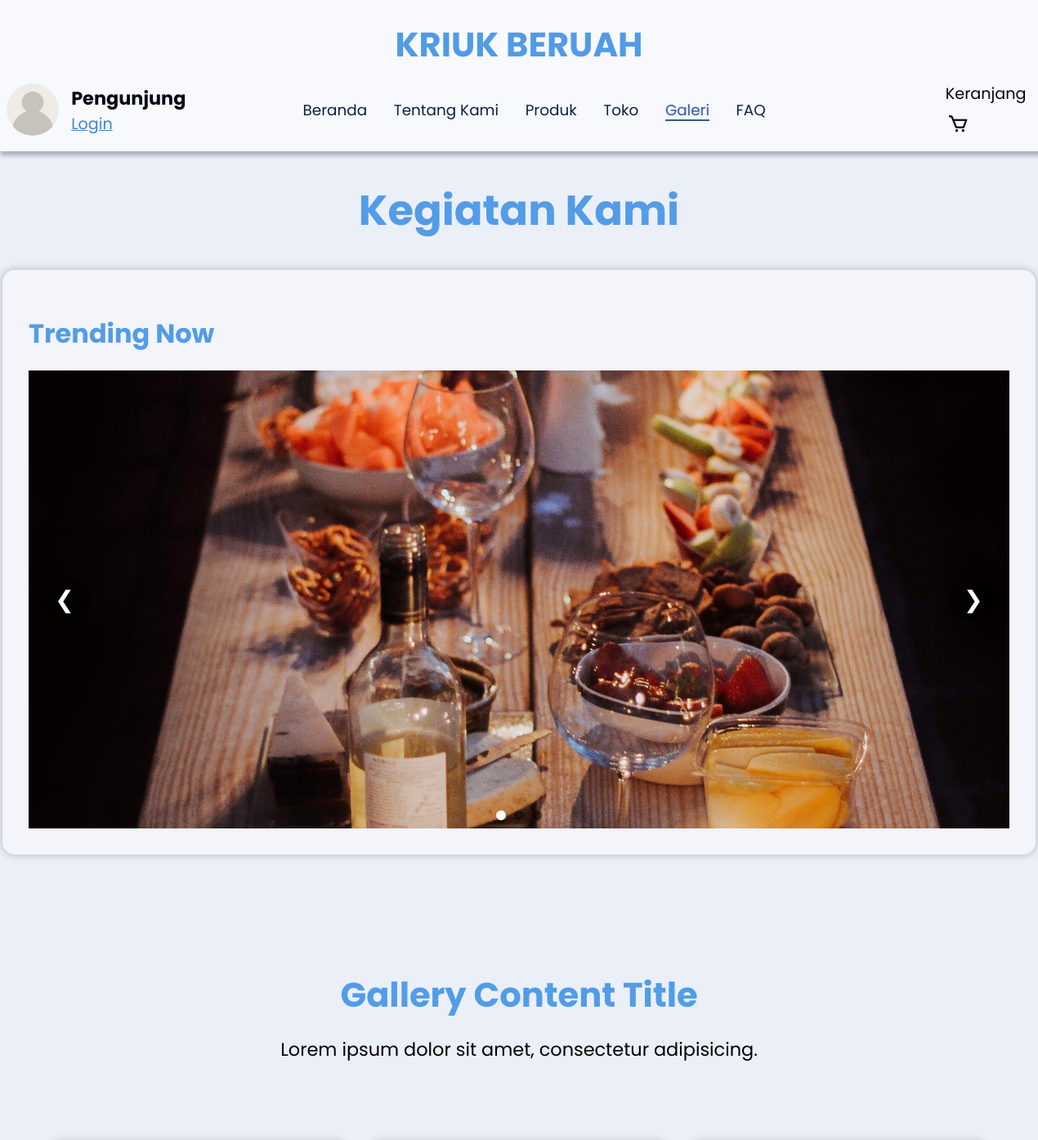
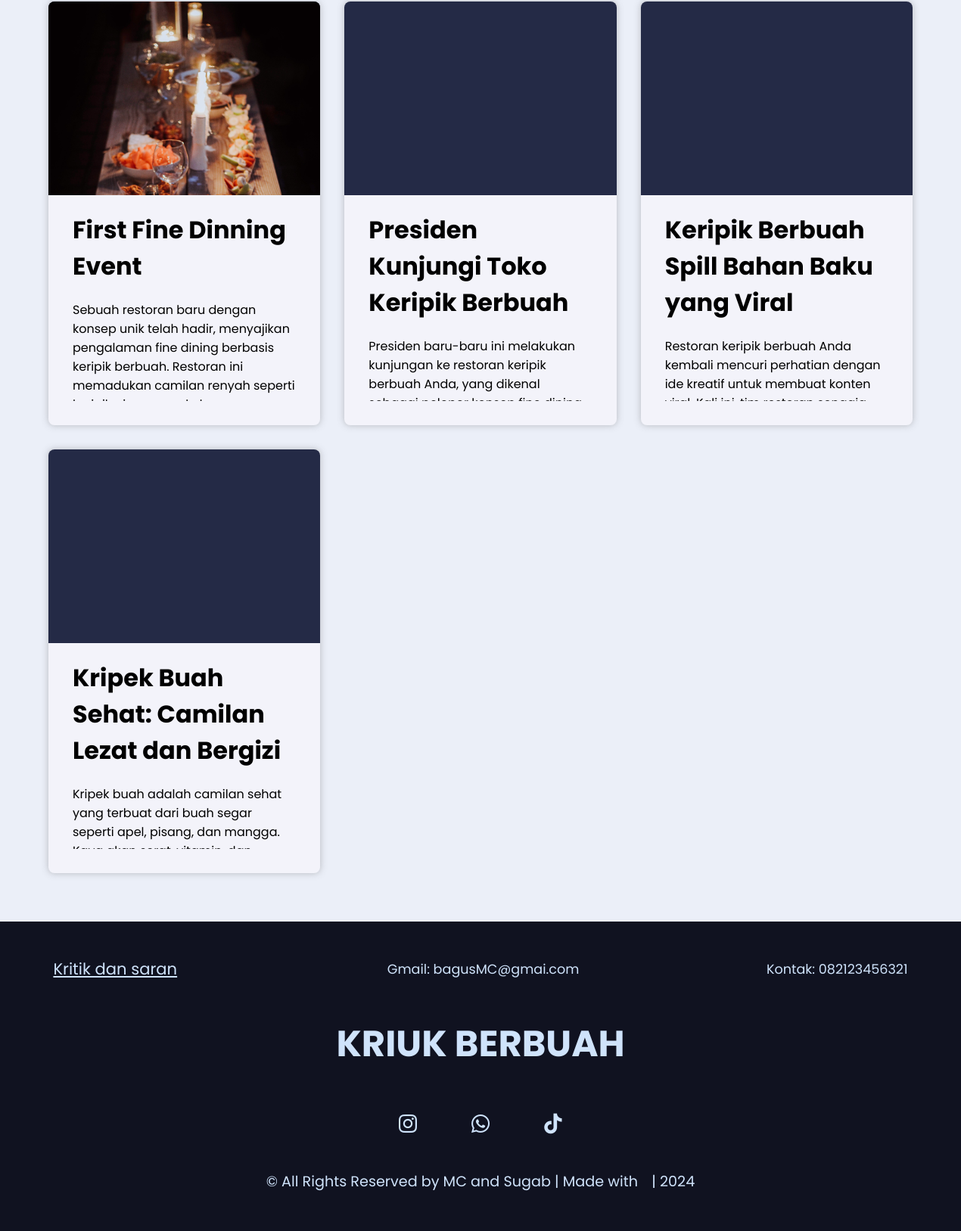
Screenshot of /Gallery/gallery.php with the database file from the repository (2 pictures, top to bottom).
### tables this page shows
CREATE TABLE `gallery` (
  `id` int(60) NOT NULL,
  `title` varchar(100) NOT NULL,
  `article` longtext NOT NULL,
  `image` varchar(250) NOT NULL,
  `trending` tinyint(1) NOT NULL
);

### Gallery/gallery.php (the view, shortened to what this page needs)
<!doctype html>
<html lang="en">
<head>
    <link rel="stylesheet" href="galleryStyle.css">
    <link rel="stylesheet" href="../HeaderPackage/headerStyle.css">
    <link rel="stylesheet" href="../Footer/footerPageStyle.css">
</head>
<body>
    <?php
    include_once '../HeaderPackage/headerPage.php';
    include_once '../HeaderPackage/navigationPage.php';
    ?>
    <div id="wrapper">
        <div id="galleryContainer">
            <div id="galleryTitle">
                <h1> Kegiatan Kami </h1>
            </div>
            <div id="trendingTopicContainer">
                <div id="trendingContainerTitle">
                    <h1> Trending Now </h1>
                </div>
                <div id="trendingContent">
                    <div class="topTrendingImageWrapper">
                        <?php
                        $connection = getConnection();
                        $sql = "SELECT * FROM gallery WHERE trending = 1";
                        $statement = $connection->prepare($sql);
                        $statement->execute();
                        while ($row = $statement->fetch(PDO::FETCH_ASSOC)) {
                            ?>
                            <div class="topTrendingImage">
                                <img src="<?php echo $row["image"] ?>" alt="Event">
                            </div>
                            <?php
                        }
                        ?>
                    </div>
                    <div class="trendingNavigation">
                        <button class="prevTrendingImage">❮</button>
                        <button class="nextTrendingImage">❯</button>
                    </div>
                    <div class="dots"></div>
                </div>
            </div>
            <div id="galleryContentTitle">
                <h1> Gallery Content Title </h1>
                <p> Lorem ipsum dolor sit amet, consectetur adipisicing. </p>
            </div>
            <div id="galleryContent">
                <?php
                $connection = getConnection();
                $sql = "SELECT * FROM gallery;";
                $statement = $connection->prepare($sql);
                $statement->execute();
                while ($row = $statement->fetch(PDO::FETCH_ASSOC)) {
                ?>
                    <div class="contentContainer">
                        <div class="contentImage">
                            <img src="<?php echo $row["image"] ?>" alt="">
                        </div>
                        <div class="mainContent">
                            <div class="contentTitle">
                                <h1> <?php echo $row["title"] ?> </h1>
                            </div>
                            <div class="contentParagraph">
                                <p> <?php echo $row["article"] ?> </p>
                            </div>
                        </div>
                    </div>
                <?php
                }
                ?>
            </div>
        </div>
    </div>
    <?php
    include_once '../Footer/footerPage.php';
    ?>
</body>
</html>

### Gallery/galleryStyle.css (style rules this page uses)
* { font-family: "Poppins", Arial, Helvetica, sans-serif; }
body { width: 100%; height: 100%; margin: 0; padding: 0; overflow-x: hidden; background-color: #ebeff8; }
#galleryContainer { display: flex; flex-direction: column; align-items: center; }
#galleryTitle { font-size: 1.6em; color: #529ce8; }
#trendingTopicContainer { width: fit-content; display: flex; flex-direction: column; background-color: #f4f4fb; border-radius: 15px; box-shadow: 0 0 10px rgba(79, 79, 82, 0.38); padding: 2em; overflow: hidden; position: relative; }
#trendingContent { width: 100%; max-width: 75em; min-width: 75em; height: 100%; background-color: #242a46; position: relative; overflow: hidden; box-sizing: border-box; display: flex; align-items: center; justify-content: center; }
#trendingContainerTitle { position: relative; color: #529ce8; }
#trendingContent { width: fit-content; }
.topTrendingImageWrapper { display: flex; transition: transform 0.5s ease-in-out; width: 100%; position: relative; }
.topTrendingImage { width: 100%; height: 35em; position: relative; flex-shrink: 0; transition: ease-in-out .5s; }
.topTrendingImage img { width: 100%; height: 100%; object-fit: cover; }
.topTrendingImage { background-color: #242a46; }
.trendingNavigation { position: absolute; top: 50%; width: 98%; display: flex; justify-content: space-between; transform: translateY(-50%); margin: 0 20px; pointer-events: none; }
.trendingNavigation button { background-color: rgba(0, 0, 0, 0.5); border: none; color: white; padding: 5px 20px; cursor: pointer; border-radius: 50%; transition: background-color 0.3s; font-size: 1.8em; pointer-events: all; }
.dots { position: absolute; bottom: 10px; width: 100%; display: flex; justify-content: center; gap: 10px; }
#galleryContentTitle { margin-top: 7em; text-align: center; }
#galleryContentTitle h1 { font-size: 2.6em; color: #529ce8; }
#galleryContentTitle p { font-size: 1.4em; position: relative; top: -10px; }
#galleryContent { display: grid; grid-template-columns: repeat(3, 1fr); gap: 2em; margin: 4em; }
.contentContainer { background-color: #f3f3fa; height: 35em; border-radius: 8px; box-shadow: 0 0 10px rgba(79, 79, 82, 0.34); overflow: hidden; }
.contentImage { width: 100%; height: 16em; background-color: #242a46; overflow: hidden; display: flex; flex-direction: column; }
.contentImage img { width: 100%; }
.contentTitle, .contentParagraph { padding: 0 2em; }
.mainContent { position: relative; width: 100%; height: 45%; overflow-y: scroll; padding: 0 0 20px 0; flex: 1; }

### rows the page displays
gallery: image (picture), title "First Fine Dinning Event", article "Sebuah restoran baru dengan konsep unik telah hadir, menyajikan pengalaman fine dining berbasis keripik berbuah. Restoran ini memadukan camilan renyah seperti…"
gallery: title "Presiden Kunjungi Toko Keripik Berbuah", article "Presiden baru-baru ini melakukan kunjungan ke restoran keripik berbuah Anda, yang dikenal…"
gallery: title "Keripik Berbuah Spill Bahan Baku yang Viral", article "Restoran keripik berbuah Anda kembali mencuri perhatian dengan ide kreatif untuk membuat konten…"
gallery: title "Kripek Buah Sehat: Camilan Lezat dan Bergizi", article "Kripek buah adalah camilan sehat yang terbuat dari buah segar seperti apel, pisang, dan mangga.…"
